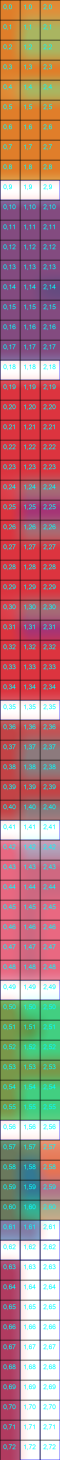
#> input picture 0ba21114-298f-4787-840b-2bf313f7e46a.xlsx_Sheet1.csv.png, 300 x 7300 px (shown at 1/5 size)
$ python -i visualization.py   (imports and definitions only)
#> lines starting #> are read from the running program, lines starting #| are printed output that depends on the picture; after the words box and inside, x2 and y2 are one past the last pixel; in counts of white or black regions, pixels touching at a corner belong together
#> further down, picture is the input picture: shape (7300, 300, 3); mean B, G, R 124.7, 127.2, 171.4
import csv
import os
import pickle
import random
import PIL
from pathlib import Path
from PIL import Image, ImageFont
from skimage import feature

import cv2 as cv
import matplotlib.pyplot as plt
import numpy as np
from PIL import Image, ImageFont
from PIL import ImageDraw

from . import colors as colors
from .parsing import parse_cell
from .partition import find_external_lines, partition_contour, find_virtual_lines


# [61 lines left out: functions lbp_describe, table_as_image, not called in this run]


def find_table_elements(img, partitioning=False, lbp=False, save_path=None):
    ''' This function finds the components of a table, whether connected or after partitioning.
    :param img: np.array
    :param partitioning: bool
    :param lbp: bool
    :param save_path:
        The path where the file should be saved to, including filename
    :return:
        elements_found: sequence
        contours: sequence
        hierarchy: sequence
    '''
#> called with partitioning = False, lbp = False

    save = False
    if save_path:
        try:
            elements_found, contours, hierarchy = pickle.load(open(save_path, "rb"))
            return elements_found, contours, hierarchy
        except:
            save = True

    img = 255 - cv.cvtColor(img, cv.COLOR_BGR2GRAY)
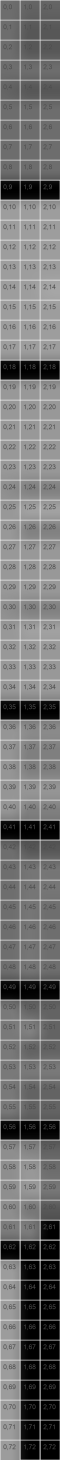
#> img: shape (7300, 300) (shown at 1/5 size); min 0, max 255, mean 114.9
    contours, hierarchy = cv.findContours(img, cv.RETR_EXTERNAL, cv.CHAIN_APPROX_SIMPLE, None, 1)
#> contours = [[[0, 0], [0, 7299], [299, 7299], [299, 0]]]

    elements_found = []
    for idx, c in enumerate(contours):
        label = idx
        inner_area = cv.contourArea(c)
        x, y, width, height = cv.boundingRect(c)
        x0, x1, y0, y1 = x, x + width - 1, y, y + height - 1
        c_x = x + np.floor(width / 2)
        c_y = y + np.floor(height / 2)
        area = width * height

        if area == 0:
            area = inner_area
        extent = inner_area / area

        diagonal = np.sqrt(width ** 2 + height ** 2)

        aspect_ratio = float(width) / height

        e = {"label": label, "top_lx": [x0, y0], "bot_rx": [x1, y1], "center": [c_x, c_y], "aspect_ratio": aspect_ratio, "width": width,
            "height": height, "area": area, "inner_area": inner_area, "extent": extent, "diagonal": diagonal}

        if lbp:
            region = Image.fromarray(img).crop((x, y0, x1 + 1, y1 + 1))
            region = np.asarray(region)
            h = lbp_describe(region, numPoints=8, radius=8)
            e["lbp"] = h

        elements_found.append(e)
#> this loop made 1 pass
#> (c, label, inner_area, x, y, width, height, x0) on pass 1: ([[0, 0], [0, 7299], [299, 7299], [299, 0]], 0, 2182401, 0, 0, 300, 7300, 0)
#> after the loop, elements_found = 1 item

    if partitioning:
        elements_found = []
        for c in contours:
            external_lines, vertices = find_external_lines(c)
            hole_lines = -1
            virtual_lines = find_virtual_lines(external_lines, hole_lines, vertices)
            rectangles = partition_contour(external_lines, virtual_lines, hole_lines)
            for r in rectangles:
                h, w = np.subtract(r[1], r[0])
                area = np.multiply.reduce((h + 1, w + 1))
                elements_found.append({"top_lx": list(r[0]), "bot_rx": list(r[1]), "area": area, })

    if save:
        Path(os.path.split(save_path)[0]).mkdir(parents=True, exist_ok=True)
        with open(save_path, "wb") as f:
            pickle.dump([elements_found, contours, hierarchy], f)

    return elements_found, contours, hierarchy


# [274 lines left out: functions partition_contours, draw_contours, print_contours, save_colored_image, save_image, draw_lines and 3 more, not called in this run]

>>> import cv2
>>> picture = cv2.imread('../0ba21114-298f-4787-840b-2bf313f7e46a.xlsx_Sheet1.csv.png')
>>> result = find_table_elements(picture)
#> result = 1 contour; box (x1, y1, x2, y2) and area: (0, 0, 300, 7300) 2182401
